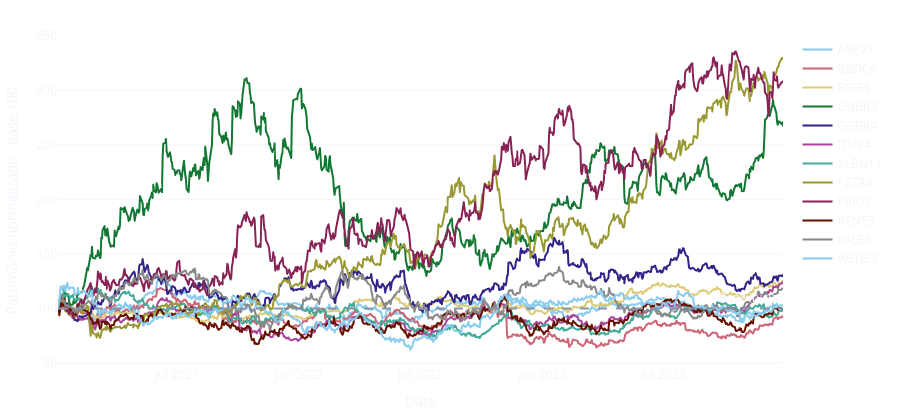

Write notebook code for a chart like this one.
### Markdown cell above
## 2. Retornos e estatísticas

Preços ajustados permitem comparar séries com eventos corporativos considerados
pelo provedor. Retorno simples: `P(t)/P(t-1) - 1`. O primeiro dia é excluído da
amostra de retornos. Volatilidade: desvio padrão amostral × √252.

### Code cell
enriched = enrich_data(df)
long, metrics, portfolio = analyze(enriched)
ranking = metrics.sort_values("Retorno Acumulado %", ascending=False).reset_index(drop=True)
display(ranking.round(3))
display(distribution_stats(long).round(3))
display(metrics.sort_values("Retorno / risco acumulado", ascending=False).round(3))
charts.base100(long).show()

### Figure 1 — Plotly figure (JSON) as saved in the notebook; plotly's stock layout.template omitted (floating-point values rounded to 4 significant figures; data arrays with more than 128 entries replaced by an {"elided": "..."} marker saying what was removed)
{"data": [{"hovertemplate": "Ativo=ABEV3<br>Data=%{x}<br>Base 100=%{y}<extra></extra>", "legendgroup": "ABEV3", "line": {"color": "rgb(136, 204, 238)", "dash": "solid"}, "marker": {"symbol": "circle"}, "mode": "lines", "name": "ABEV3", "showlegend": true, "type": "scattergl", "x": {"elided": "745 str values"}, "xaxis": "x", "y": {"elided": "745 float values"}, "yaxis": "y"}, {"hovertemplate": "Ativo=BBDC4<br>Data=%{x}<br>Base 100=%{y}<extra></extra>", "legendgroup": "BBDC4", "line": {"color": "rgb(204, 102, 119)", "dash": "solid"}, "marker": {"symbol": "circle"}, "mode": "lines", "name": "BBDC4", "showlegend": true, "type": "scattergl", "x": {"elided": "745 str values"}, "xaxis": "x", "y": {"elided": "745 float values"}, "yaxis": "y"}, {"hovertemplate": "Ativo=EGIE3<br>Data=%{x}<br>Base 100=%{y}<extra></extra>", "legendgroup": "EGIE3", "line": {"color": "rgb(221, 204, 119)", "dash": "solid"}, "marker": {"symbol": "circle"}, "mode": "lines", "name": "EGIE3", "showlegend": true, "type": "scattergl", "x": {"elided": "745 str values"}, "xaxis": "x", "y": {"elided": "745 float values"}, "yaxis": "y"}, {"hovertemplate": "Ativo=EMBR3<br>Data=%{x}<br>Base 100=%{y}<extra></extra>", "legendgroup": "EMBR3", "line": {"color": "rgb(17, 119, 51)", "dash": "solid"}, "marker": {"symbol": "circle"}, "mode": "lines", "name": "EMBR3", "showlegend": true, "type": "scattergl", "x": {"elided": "745 str values"}, "xaxis": "x", "y": {"elided": "745 float values"}, "yaxis": "y"}, {"hovertemplate": "Ativo=GGBR4<br>Data=%{x}<br>Base 100=%{y}<extra></extra>", "legendgroup": "GGBR4", "line": {"color": "rgb(51, 34, 136)", "dash": "solid"}, "marker": {"symbol": "circle"}, "mode": "lines", "name": "GGBR4", "showlegend": true, "type": "scattergl", "x": {"elided": "745 str values"}, "xaxis": "x", "y": {"elided": "745 float values"}, "yaxis": "y"}, {"hovertemplate": "Ativo=ITUB4<br>Data=%{x}<br>Base 100=%{y}<extra></extra>", "legendgroup": "ITUB4", "line": {"color": "rgb(170, 68, 153)", "dash": "solid"}, "marker": {"symbol": "circle"}, "mode": "lines", "name": "ITUB4", "showlegend": true, "type": "scattergl", "x": {"elided": "745 str values"}, "xaxis": "x", "y": {"elided": "745 float values"}, "yaxis": "y"}, {"hovertemplate": "Ativo=KLBN11<br>Data=%{x}<br>Base 100=%{y}<extra></extra>", "legendgroup": "KLBN11", "line": {"color": "rgb(68, 170, 153)", "dash": "solid"}, "marker": {"symbol": "circle"}, "mode": "lines", "name": "KLBN11", "showlegend": true, "type": "scattergl", "x": {"elided": "745 str values"}, "xaxis": "x", "y": {"elided": "745 float values"}, "yaxis": "y"}, {"hovertemplate": "Ativo=PETR4<br>Data=%{x}<br>Base 100=%{y}<extra></extra>", "legendgroup": "PETR4", "line": {"color": "rgb(153, 153, 51)", "dash": "solid"}, "marker": {"symbol": "circle"}, "mode": "lines", "name": "PETR4", "showlegend": true, "type": "scattergl", "x": {"elided": "745 str values"}, "xaxis": "x", "y": {"elided": "745 float values"}, "yaxis": "y"}, {"hovertemplate": "Ativo=PRIO3<br>Data=%{x}<br>Base 100=%{y}<extra></extra>", "legendgroup": "PRIO3", "line": {"color": "rgb(136, 34, 85)", "dash": "solid"}, "marker": {"symbol": "circle"}, "mode": "lines", "name": "PRIO3", "showlegend": true, "type": "scattergl", "x": {"elided": "745 str values"}, "xaxis": "x", "y": {"elided": "745 float values"}, "yaxis": "y"}, {"hovertemplate": "Ativo=RENT3<br>Data=%{x}<br>Base 100=%{y}<extra></extra>", "legendgroup": "RENT3", "line": {"color": "rgb(102, 17, 0)", "dash": "solid"}, "marker": {"symbol": "circle"}, "mode": "lines", "name": "RENT3", "showlegend": true, "type": "scattergl", "x": {"elided": "745 str values"}, "xaxis": "x", "y": {"elided": "745 float values"}, "yaxis": "y"}, {"hovertemplate": "Ativo=VALE3<br>Data=%{x}<br>Base 100=%{y}<extra></extra>", "legendgroup": "VALE3", "line": {"color": "rgb(136, 136, 136)", "dash": "solid"}, "marker": {"symbol": "circle"}, "mode": "lines", "name": "VALE3", "showlegend": true, "type": "scattergl", "x": {"elided": "745 str values"}, "xaxis": "x", "y": {"elided": "745 float values"}, "yaxis": "y"}, {"hovertemplate": "Ativo=WEGE3<br>Data=%{x}<br>Base 100=%{y}<extra></extra>", "legendgroup": "WEGE3", "line": {"color": "rgb(136, 204, 238)", "dash": "solid"}, "marker": {"symbol": "circle"}, "mode": "lines", "name": "WEGE3", "showlegend": true, "type": "scattergl", "x": {"elided": "745 str values"}, "xaxis": "x", "y": {"elided": "745 float values"}, "yaxis": "y"}], "layout": {"annotations": [{"showarrow": false, "text": "Base inicial", "x": 1, "xanchor": "right", "xref": "x domain", "y": 100, "yanchor": "bottom", "yref": "y"}], "height": 420, "hovermode": "x unified", "legend": {"title": {"text": ""}, "tracegroupgap": 0}, "margin": {"b": 12, "l": 12, "r": 20, "t": 35}, "paper_bgcolor": "rgba(0,0,0,0)", "plot_bgcolor": "rgba(0,0,0,0)", "shapes": [{"line": {"color": "#8895A7", "dash": "dash"}, "type": "line", "x0": 0, "x1": 1, "xref": "x domain", "y0": 100, "y1": 100, "yref": "y"}], "xaxis": {"anchor": "y", "domain": [0.0, 1.0], "showgrid": false, "title": {"text": "Data"}}, "yaxis": {"anchor": "x", "domain": [0.0, 1.0], "gridcolor": "rgba(160,180,200,0.12)", "title": {"text": "Patrimônio normalizado · base 100"}}}}
